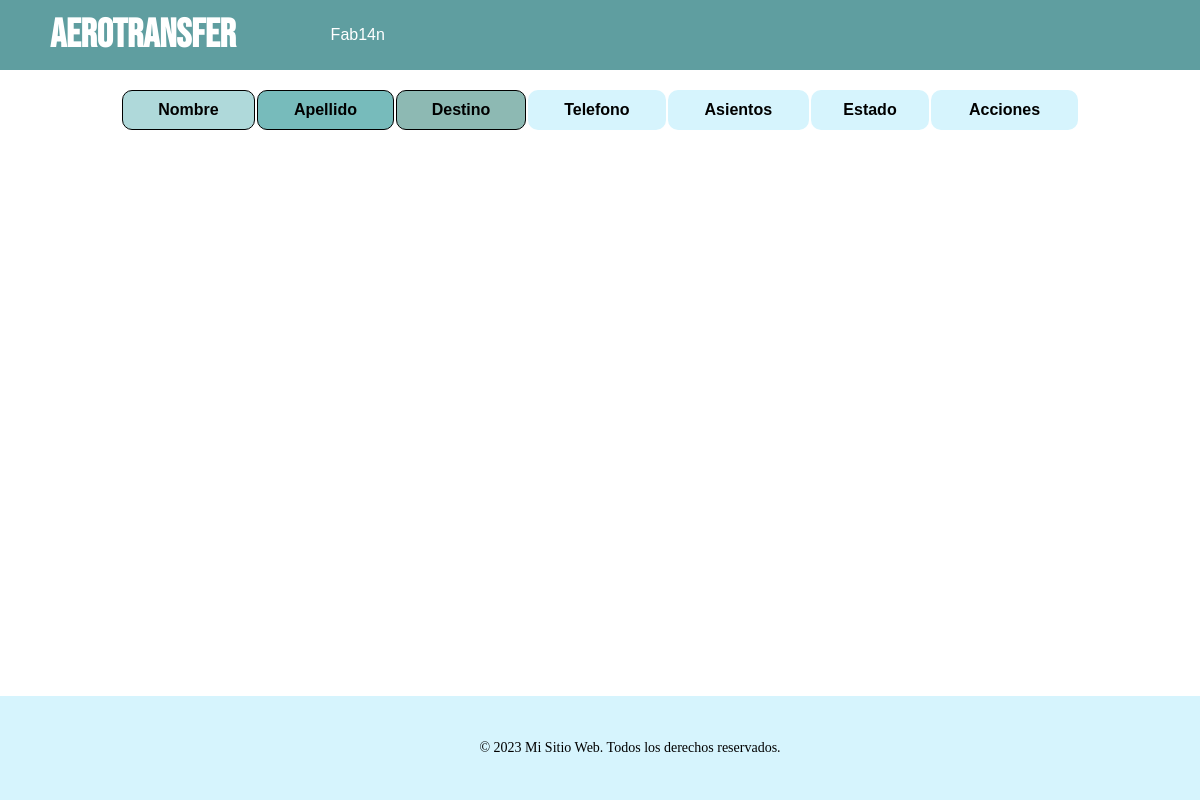
Before: /reservasActuales/ (signed in) with the older database file.
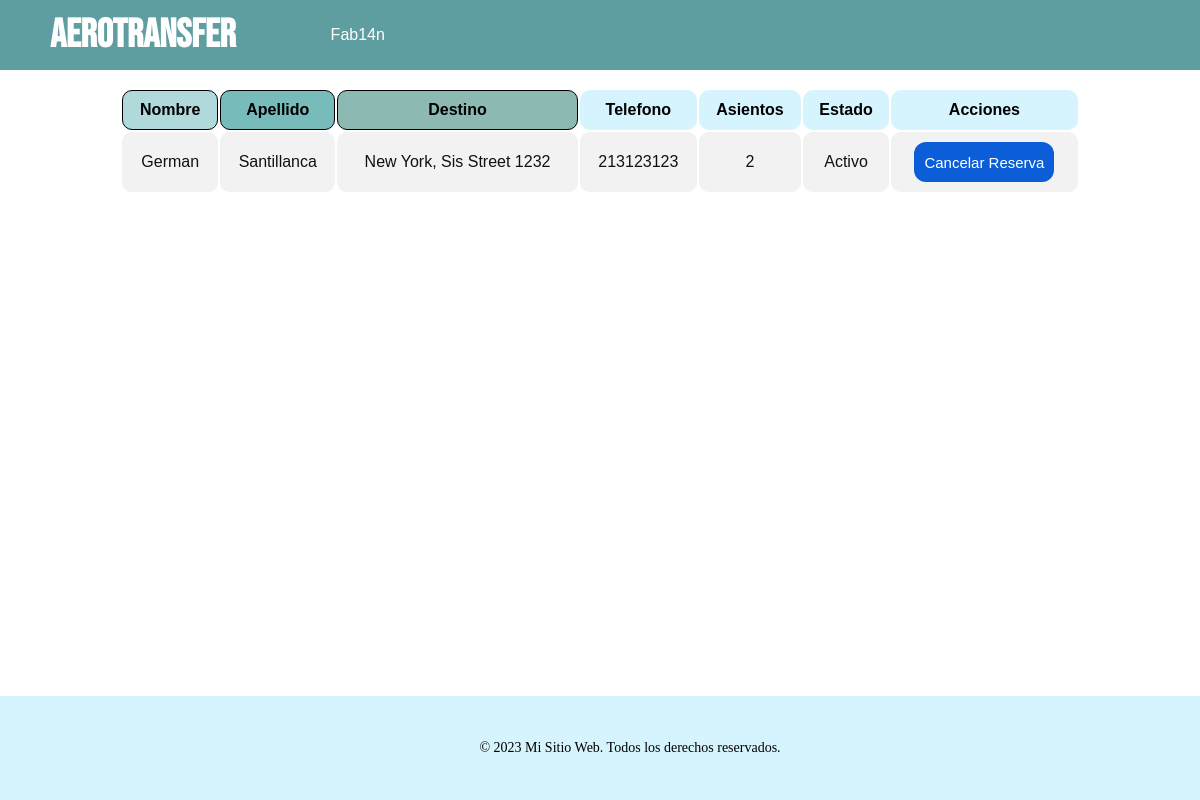
After: the same page with the newer database file.
### app/models.py (models this page shows, shortened)
class Reserva(models.Model):
    id_reserva = models.AutoField(primary_key=True)
    destino = models.CharField(max_length=120, verbose_name="Destino")
    nombre= models.CharField(max_length=20, verbose_name="Nombre")
    apellido= models.CharField(max_length=20, verbose_name="Apellido")
    telefono= models.IntegerField()
    conductor= models.ForeignKey(Conductor, on_delete=models.CASCADE)
    asientos = models.IntegerField(validators=[MinValueValidator(1), MaxValueValidator(15)])
    correo= models.EmailField()
    fecha_reserva = models.CharField(max_length=50)
    estado= models.BooleanField()

### app/views.py (the view)
# urls.py: path('reservasActuales/', views.reservas_actuales, name='ReservasActuales'),
@login_required(login_url='/accounts/login/')
def reservas_actuales(request):
    try:
        datos={}
        conductor=Conductor.objects.get(username=request.user)
        datos['reserva']=Reserva.objects.filter(conductor=conductor, estado=True)
        datos['existe']=1
        return render(request, 'Reservas_Actuales.html',datos)
    except:
        datos['existe']=0
        return render(request, 'Reservas_Actuales.html',datos)

### app/templates/Reservas_Actuales.html (shortened to what this page needs)
<!DOCTYPE html>
<html lang="es">
<head>
    {% load static %}
    <link rel="stylesheet" href="{% static 'css/listastyle.css' %}">
</head>
<body>
    {% load static %}
    <header class="headerMenu">
        <br>
        <h1><a href="{% url 'home' %}" style="margin-left: 0px;">AeroTransfer</a></h1>
        <nav>
            {% if user.is_authenticated %}
                <a href="{% url 'perfilConductor' %}" style="text-align: right;">{{user.username}}</a>
            {% else %}
                <a href="{% url 'login' %}" >Login</a>
                <a href="{% url 'registro' %}" >Registro</a>
            {% endif %}
        </nav>
    </header>
    <br>
    {% if existe is 1 %}
    <main>
        <table class="table">
            <thead>
                <tr>
                    <th>Nombre</th>
                    <th>Apellido</th>
                    <th>Destino</th>
                    <th>Telefono</th>
                    <th>Asientos</th>
                    <th>Estado</th>
                    <th>Acciones</th>
                </tr>
            </thead>
            <tbody>
                {% for reservas in reserva %}
                <tr>
                    <form method="post" action="/reservaTransfer/">
                    <td>{{reservas.nombre}}</td>
                    <td>{{reservas.apellido}}</td>
                    <td>{{reservas.destino}}</td>
                    <td>{{reservas.telefono}}</td>
                    <td>{{reservas.asientos}}</td>
                    {% if reservas.estado is True%}
                    <td>Activo</td>
                    {% endif %}
                    <td><button type="submit" class="boton">Cancelar Reserva</button></td>
                </tr>
                {% endfor %}
            </tbody>
            {% else %}
            <div class="card" style="margin-top: 10%;">
                <h1 style="text-align: center;">No tienes ninguna reserva activa actualmente</h1>
                <h3 style="text-align: center;">¡Cuando tengas una reserva te avisaremos!</h3>
            </div>
            {% endif %}
        </table>
    </main>
    <br>
</body>
<footer>
    <div class="footer-content">
        <p>© 2023 Mi Sitio Web. Todos los derechos reservados.</p>
    </div>
</footer>

### app/static/css/listastyle.css (style rules this page uses)
body { font-size: 16px; background-image: url(../img/fondo.png); background-size: cover; background-repeat: no-repeat; height: 100vh; margin: 0; }
@media (max-width: 1900px) { body { height: 100vh; } }
.headerMenu { display: flex; height: 50px; background-color: cadetblue; align-items: center; padding: 10px; }
a { font-family: Arial, Helvetica, sans-serif; text-decoration: none; color: black; }
.headerMenu h1 { display: flex; margin: 10px 40px ; font-family: 'Bebas Neue', sans-serif; font-size: 40px; color: white; text-align: center; justify-content: center; align-items: center; }
.headerMenu h1 a { display: flex; margin: 10px 40px ; font-family: 'Bebas Neue', sans-serif; font-size: 40px; color: white; text-align: center; justify-content: center; align-items: center; }
.headerMenu nav a { font-family: Arial, Helvetica, sans-serif; justify-content: space-between; padding: 15px; text-decoration: none; color: white; }
.table { width: 80%; margin-bottom: 2px; margin-left: 10%; margin-right: 10%; }
th, td { background-color: rgb(214, 244, 253); text-align: center; padding: 10px; border-radius: 10px; font-family: Arial, Helvetica, sans-serif; }
tbody, td { font-family: Arial, Helvetica, sans-serif; background-color: #f2f2f2; color: #111; padding: 10px; border-radius: 10px; }
th:nth-child(1) { background-color: rgb(175, 217, 218); border: 1px solid black; }
th:nth-child(2) { background-color: rgb(119, 187, 187); border: 1px solid black; }
th:nth-child(3) { background-color: rgb(141, 185, 179); border: 1px solid black; }
.boton { text-align: center; background-color: #0B5ED7; border: #0B5ED7; padding: 10px; font-size: 15px; color: white; border-radius: 12px; height: 40px; }
footer { bottom: 0; position: fixed; margin: auto; background-color:rgb(214, 244, 253); padding: 30px; text-align: center; width: 100%; }
.footer-content { color: black; font-size: 14px; }

Changed rows visible on the page:
added Reserva: nombre "German", apellido "Santillanca", destino "New York, Sis Street 1232", telefono "213123123", asientos "2", estado "Activo"
